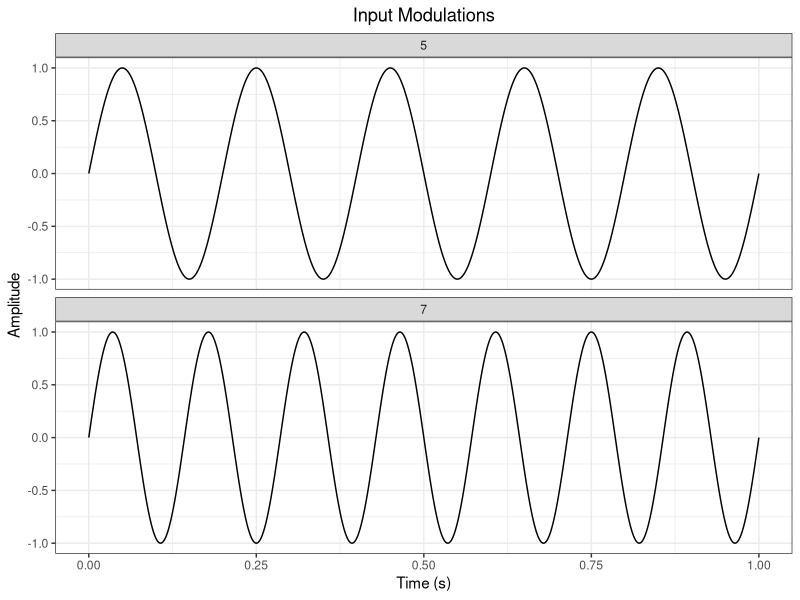

Generate this figure with R:
## ---- chunk 1
library(ggplot2)

inputFrequencies_Hz <- c(5, 7)
duration_S <- 1
digitisationRate_Hz <- 1000

support_S <- seq(0, duration_S, length.out = duration_S * digitisationRate_Hz)

inputModulations <- matrix(0, nrow = length(support_S), ncol = length(inputFrequencies_Hz))
for (i in seq_along(inputFrequencies_Hz)) {
  freq <- inputFrequencies_Hz[i]
  inputModulations[, i] <- sin(2 * pi * freq * support_S)
}

# Create a data frame for plotting
data <- data.frame(
  Time = rep(support_S, length(inputFrequencies_Hz)),
  Amplitude = c(inputModulations),
  Frequency = factor(rep(inputFrequencies_Hz, each = length(support_S)))
)

# Create the plot using ggplot2
plot <- ggplot(data, aes(x = Time, y = Amplitude)) +
  geom_line() +
  facet_wrap(~ Frequency, ncol = 1) +
  scale_x_continuous(name = "Time (s)", limits = c(0, duration_S)) +
  scale_y_continuous(name = "Amplitude") +
  ggtitle("Input Modulations") +
  theme_bw() +
  theme(plot.title = element_text(hjust = 0.5))

print(plot)
